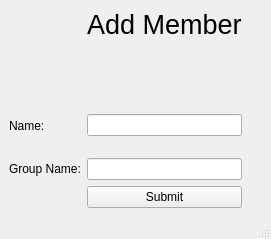
<?xml version="1.0" encoding="UTF-8"?>
<ui version="4.0">
 <class>MainWindow</class>
 <widget class="QMainWindow" name="MainWindow">
  <property name="geometry">
   <rect>
    <x>0</x>
    <y>0</y>
    <width>264</width>
    <height>239</height>
   </rect>
  </property>
  <property name="windowTitle">
   <string>Add Member</string>
  </property>
  <widget class="QWidget" name="centralwidget">
   <layout class="QGridLayout" name="gridLayout">
    <item row="3" column="1">
     <widget class="QLineEdit" name="group_name_entry">
      <property name="text">
       <string/>
      </property>
     </widget>
    </item>
    <item row="2" column="1">
     <widget class="QLineEdit" name="name_entry">
      <property name="text">
       <string/>
      </property>
     </widget>
    </item>
    <item row="3" column="0">
     <widget class="QLabel" name="group_name_label">
      <property name="text">
       <string>Group Name:</string>
      </property>
     </widget>
    </item>
    <item row="2" column="0">
     <widget class="QLabel" name="name_label">
      <property name="text">
       <string>Name:</string>
      </property>
     </widget>
    </item>
    <item row="4" column="1">
     <widget class="QPushButton" name="submission_button">
      <property name="text">
       <string>Submit</string>
      </property>
     </widget>
    </item>
    <item row="0" column="1">
     <widget class="QLabel" name="title">
      <property name="font">
       <font>
        <pointsize>20</pointsize>
       </font>
      </property>
      <property name="text">
       <string>Add Member</string>
      </property>
     </widget>
    </item>
    <item row="1" column="1">
     <spacer name="verticalSpacer">
      <property name="orientation">
       <enum>Qt::Vertical</enum>
      </property>
      <property name="sizeHint" stdset="0">
       <size>
        <width>20</width>
        <height>40</height>
       </size>
      </property>
     </spacer>
    </item>
    <item row="2" column="2">
     <spacer name="verticalSpacer_2">
      <property name="orientation">
       <enum>Qt::Vertical</enum>
      </property>
      <property name="sizeHint" stdset="0">
       <size>
        <width>20</width>
        <height>40</height>
       </size>
      </property>
     </spacer>
    </item>
   </layout>
  </widget>
  <widget class="QMenuBar" name="menubar">
   <property name="geometry">
    <rect>
     <x>0</x>
     <y>0</y>
     <width>264</width>
     <height>21</height>
    </rect>
   </property>
  </widget>
  <widget class="QStatusBar" name="statusbar"/>
 </widget>
 <resources/>
 <connections/>
</ui>
